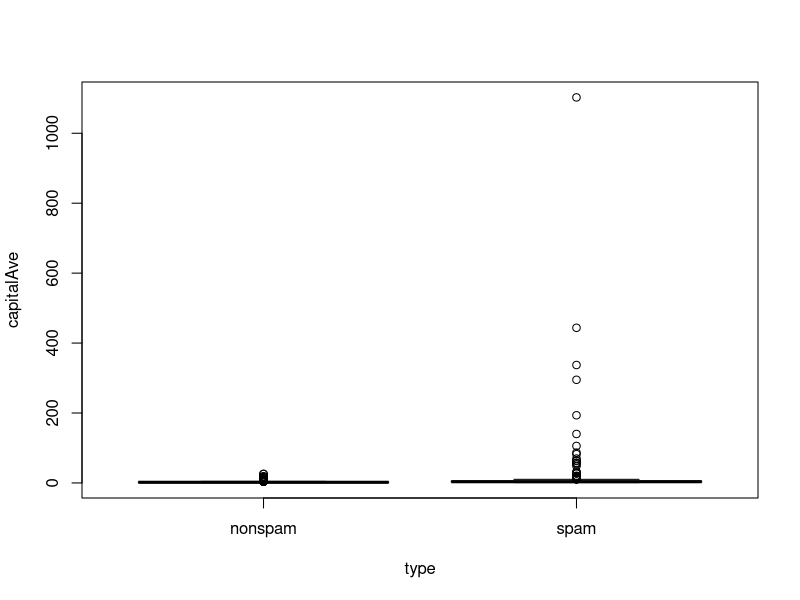
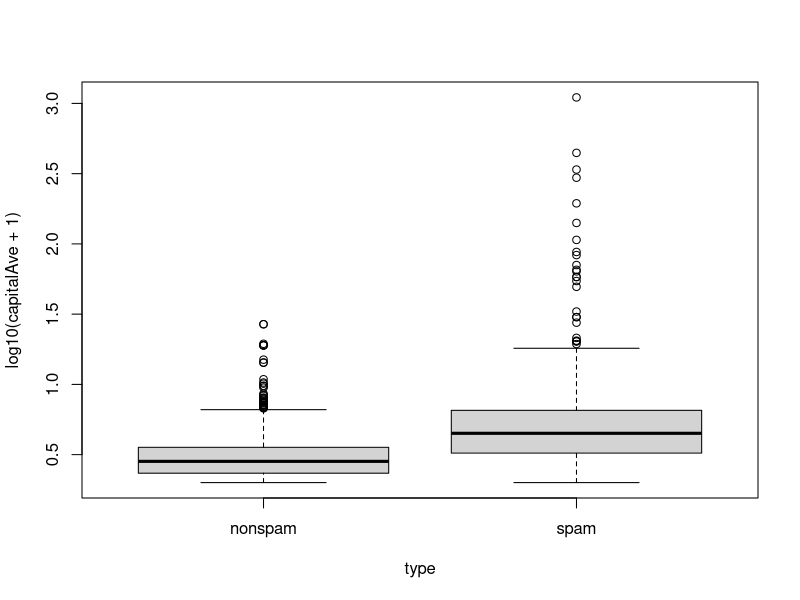
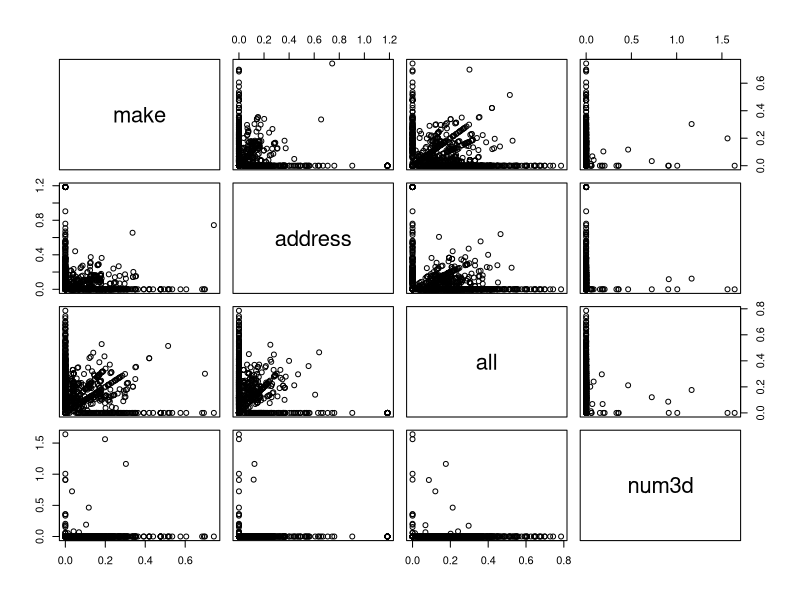
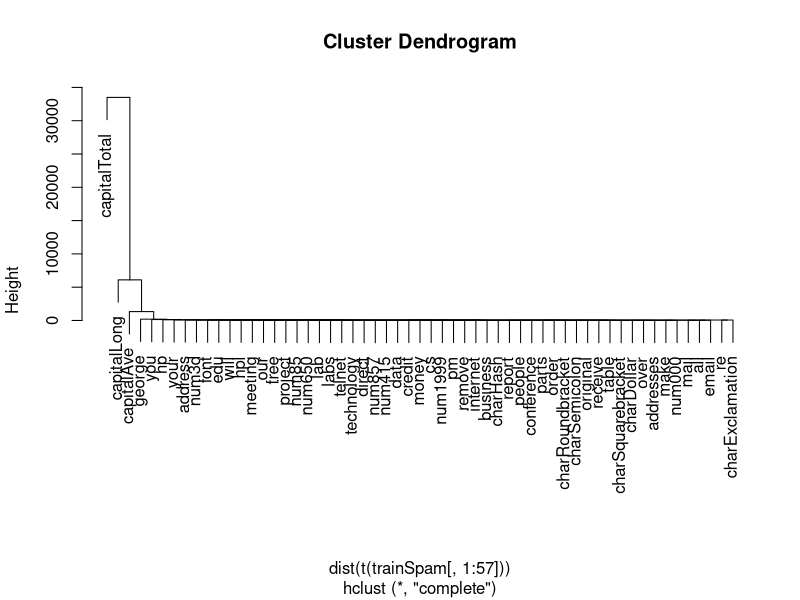
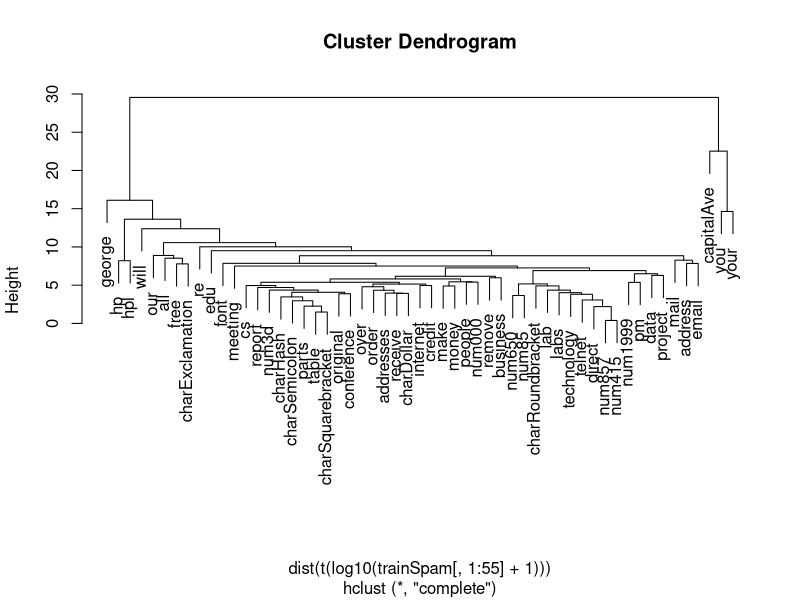

These charts were generated, in order, by the following R code:
# Coursera Data Science Specialization Course: Reproducible Resarch
# Lecture Scripts
############################################################################################
# Set up environment and import data
library(kernlab)
library(caret)
data(spam)
set.seed(3435)
str(spam)

# Split data into training and test sets
inTrain <- createDataPartition(y = spam$type, p = 0.5, list = FALSE)
trainSpam <- spam[inTrain,]
testSpam  <- spam[-inTrain,]

# Exploratory data analysis: training data
names(trainSpam)
head(trainSpam)
table(trainSpam$type)
boxplot(capitalAve ~ type, data = trainSpam) # highly skewed
boxplot(log10(capitalAve + 1) ~ type, data = trainSpam) # plus one handles NA's
pairs(log10(trainSpam[,1:4] + 1))
hcluster <- hclust(dist(t(trainSpam[,1:57]))); plot(hcluster)
hclusterUpdated <- hclust(dist(t(log10(trainSpam[,1:55] + 1)))) ; plot(hclusterUpdated)

# Statistical prediction / modeling
trainSpam$numType <- as.numeric(trainSpam$type) - 1
testSpam$numType <- as.numeric(testSpam$type) - 1
costFunction <- function(x, y) sum(x != (y > 0.5))
cvError <- rep(NA, 55)
library(boot)
for (i in 1:55) {
  lmFormula = reformulate(names(trainSpam)[i], response = "numType")
  glmFit = glm(lmFormula, family = binomial, data = trainSpam)
  cvError[i] = cv.glm(trainSpam, glmFit, costFunction, 2)$delta[2]
}

## Which predictor has minimum cross-validated error
names(trainSpam[which.min(cvError)])

## Create a simple, one-predictor model
predictionModel <- train(type ~ charDollar, method = "glm", data = trainSpam)
predictionTest  <- predict(predictionModel, testSpam)
confusionMatrix(predictionTest, testSpam$type)

## Create a random forest model
library(ranger)
modelRanger <- train(type~., data = trainSpam, method = "ranger",
  trControl = trainControl(method = "cv", number = 10, verboseIter = TRUE))
modelRanger
predictTestRanger <- predict(modelRanger, testSpam)
confusionMatrix(predictTestRanger, testSpam$type)

########################################################################################
# Week 3
## Good practices:
# Make everything machine reproducible, documented
sessionInfo()  # Call to document environment
set.seed(3435) # Set with integer
